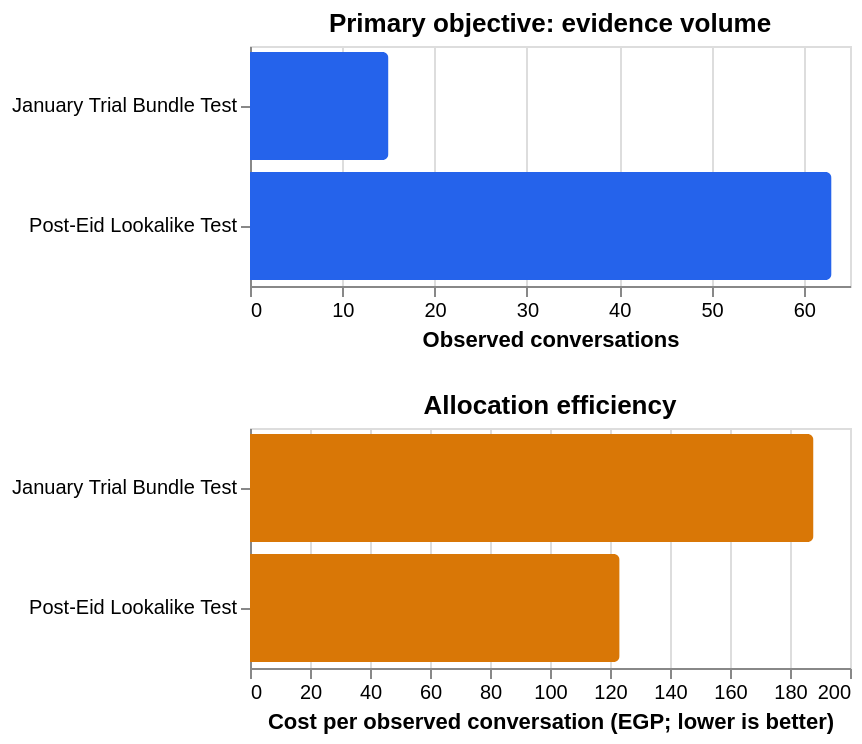

The cell this chart's notebook holds for it:
### Markdown cell above
## 12. Compare with the appropriate campaign peers

The campaign is compared first with other experimental campaigns, not with
awareness, retention, or seasonal campaigns that perform different jobs.

More observed conversations are better for the experimental primary objective.
Lower cost per observed conversation is better for efficient evidence generation.
The peer comparison is descriptive because there are only two experimental
campaigns in this cycle.

### Code cell
experimental_peers = campaigns.loc[
    campaigns["campaign_type"].eq("experimental"),
    [
        "campaign_name", "observed_conversations",
        "cost_per_observed_conversation", "mature_conversations",
        "delivered_rate", "net_roas", "next_cycle_action",
    ],
].copy()
display(experimental_peers)

volume_chart = (
    alt.Chart(experimental_peers)
    .mark_bar(cornerRadiusEnd=3, color="#2563EB")
    .encode(
        x=alt.X("observed_conversations:Q", title="Observed conversations"),
        y=alt.Y("campaign_name:N", title=None, sort="-x"),
        tooltip=["campaign_name:N", "observed_conversations:Q"],
    )
    .properties(height=120, title="Primary objective: evidence volume")
)
cost_chart = (
    alt.Chart(experimental_peers)
    .mark_bar(cornerRadiusEnd=3, color="#D97706")
    .encode(
        x=alt.X(
            "cost_per_observed_conversation:Q",
            title="Cost per observed conversation (EGP; lower is better)",
        ),
        y=alt.Y("campaign_name:N", title=None, sort="x"),
        tooltip=[
            "campaign_name:N",
            alt.Tooltip("cost_per_observed_conversation:Q", format=".2f"),
        ],
    )
    .properties(height=120, title="Allocation efficiency")
)
alt.vconcat(volume_chart, cost_chart).resolve_scale(y="shared")

### Figure 1 — Vega-Lite specification as saved in the notebook (floating-point values rounded to 4 significant figures)
{"config": {"view": {"continuousWidth": 300, "continuousHeight": 300}}, "vconcat": [{"mark": {"type": "bar", "color": "#2563EB", "cornerRadiusEnd": 3}, "encoding": {"tooltip": [{"field": "campaign_name", "type": "nominal"}, {"field": "observed_conversations", "type": "quantitative"}], "x": {"field": "observed_conversations", "title": "Observed conversations", "type": "quantitative"}, "y": {"field": "campaign_name", "sort": "-x", "title": null, "type": "nominal"}}, "height": 120, "title": "Primary objective: evidence volume"}, {"mark": {"type": "bar", "color": "#D97706", "cornerRadiusEnd": 3}, "encoding": {"tooltip": [{"field": "campaign_name", "type": "nominal"}, {"field": "cost_per_observed_conversation", "format": ".2f", "type": "quantitative"}], "x": {"field": "cost_per_observed_conversation", "title": "Cost per observed conversation (EGP; lower is better)", "type": "quantitative"}, "y": {"field": "campaign_name", "sort": "x", "title": null, "type": "nominal"}}, "height": 120, "title": "Allocation efficiency"}], "data": {"name": "data-43afb615c27db883e0cc5f0589bf8d75"}, "resolve": {"scale": {"y": "shared"}}, "$schema": "https://vega.github.io/schema/vega-lite/v5.20.1.json", "datasets": {"data-43afb615c27db883e0cc5f0589bf8d75": [{"campaign_name": "January Trial Bundle Test", "observed_conversations": 15, "cost_per_observed_conversation": 187.8, "mature_conversations": 15, "delivered_rate": 0.3333, "net_roas": 1.066, "next_cycle_action": "keep_as_test"}, {"campaign_name": "Post-Eid Lookalike Test", "observed_conversations": 63, "cost_per_observed_conversation": 123.2, "mature_conversations": 52, "delivered_rate": 0.5192, "net_roas": 5.43, "next_cycle_action": "keep_as_test"}]}}
